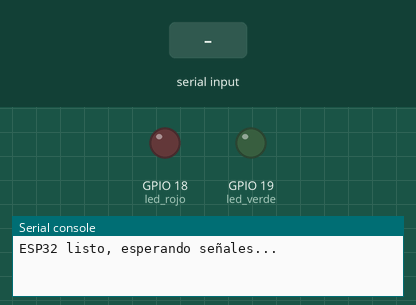
The program below on a simulated ESP32 board running MicroPython. On the bench: output pins drawn as LEDs (lit = HIGH), the last lines printed to the serial console. The inputs (shaded band) are chosen by the test bench.

Above: at 1.2 s.
1.3 s: "C" typed at the serial console, then Enter
At 2.4 s:
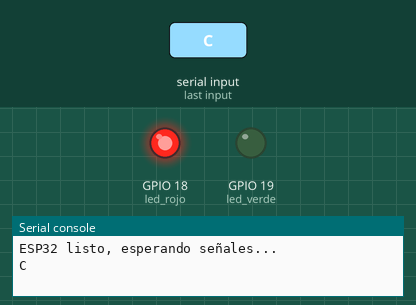
2.8 s: "M" typed at the serial console, then Enter
At 3.8 s:
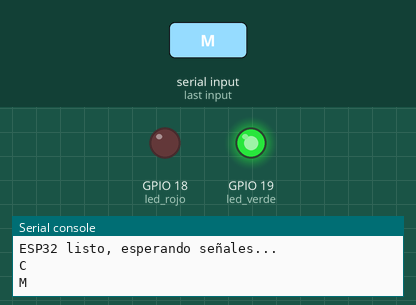
4.3 s: "N" typed at the serial console, then Enter
At 5.2 s:
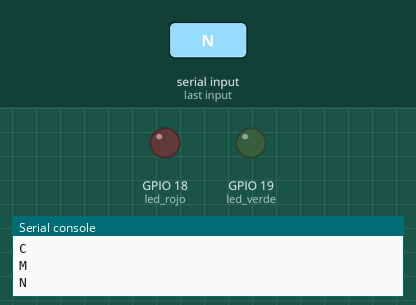
Timing chart, 0 to 7.3 s (numbered marks = the images above; inputs shaded):
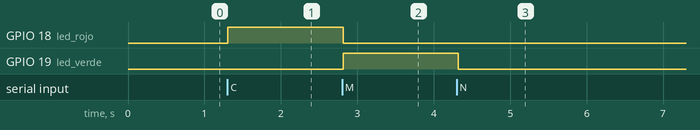

The program:

esp32_domotica.py
```python
import sys, select, time
from machine import Pin

led_rojo = Pin(18, Pin.OUT)
led_verde = Pin(19, Pin.OUT)

# Escucha el puerto serial (USB) sin bloquear el programa
poll = select.poll()
poll.register(sys.stdin, select.POLLIN)

print("ESP32 listo, esperando señales...")

while True:
    if poll.poll(0):
        linea = sys.stdin.readline().strip()
        if linea == 'C':
            led_rojo.value(1)
            led_verde.value(0)
        elif linea == 'M':
            led_verde.value(1)
            led_rojo.value(0)
        elif linea == 'N':
            led_rojo.value(0)
            led_verde.value(0)
    time.sleep(0.05)
```

Measured:
- after the input at 1.3 s, GPIO 18 (led_rojo): LOW → HIGH at once
- after the input at 2.8 s, GPIO 18 (led_rojo): HIGH → LOW at once; GPIO 19 (led_verde): LOW → HIGH at once
- after the input at 4.3 s, GPIO 19 (led_verde): HIGH → LOW at once
